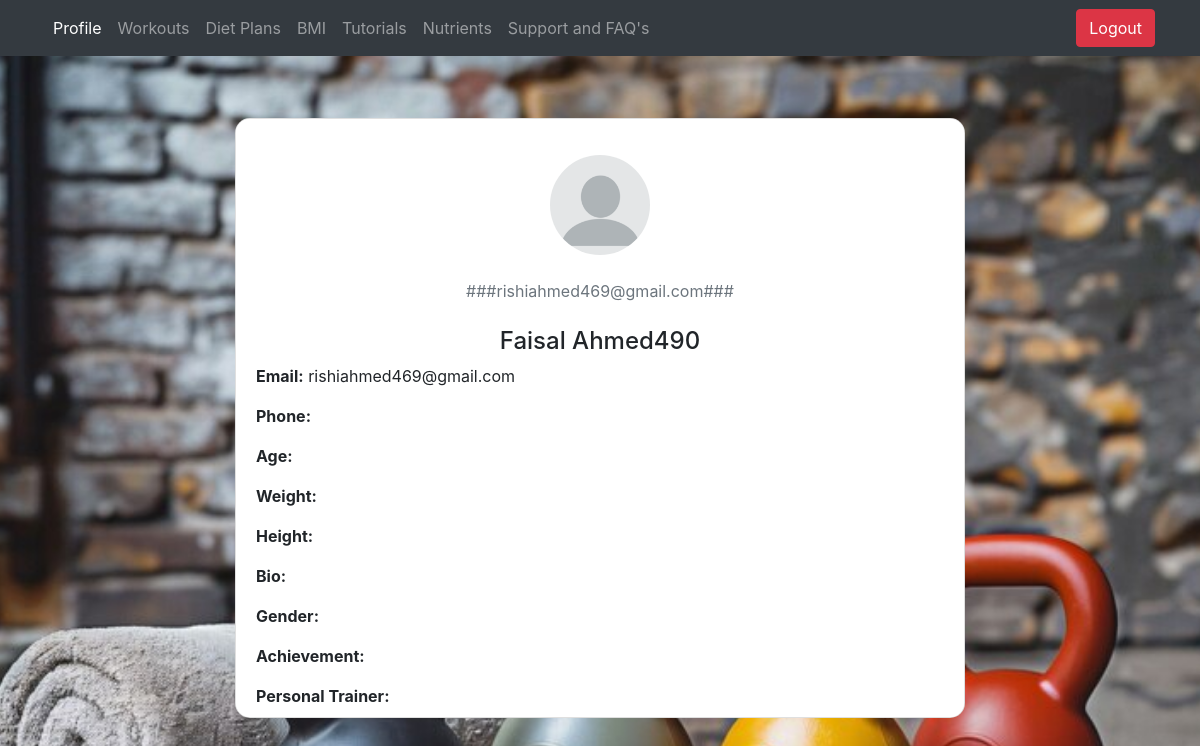
Screenshot of /client-profile/ (signed in) with the database file from the repository.
### main/models.py (models this page shows, shortened)
class Client(models.Model):
    user = models.ForeignKey(User, on_delete=models.CASCADE)
    client_usrname = models.CharField(max_length=10, unique=True)
    first_name = models.CharField(max_length=200, blank=True, null=True)
    last_name = models.CharField(max_length=200, blank=True, null=True)
    email = models.EmailField(max_length=200, blank=True, null=True)
    phone = models.CharField(max_length=200, blank=True, default="")
    age = models.CharField(max_length=200, blank=True, default="")
    weight = models.CharField(max_length=200, blank=True, default="")
    height = models.CharField(max_length=200, blank=True, default="")
    bio = models.CharField(max_length=400, blank=True, default="")
    gender = models.CharField(max_length=200, blank=True, default="")
    achievement = models.CharField(max_length=200, blank=True, default="")
    personalTrainer = models.CharField(max_length=200, blank=True, default="")

### main/views.py (the view)
# urls.py: path('client-profile/', views.clientProfile, name='clientProfile'),
@login_required(login_url='clientLogin')
def clientProfile(request):
    if Client.objects.filter(user=request.user).exists():
        user = request.user
        obj = User.objects.get(username=user)
        if Client.objects.filter(user=obj).exists():
            obj = Client.objects.get(user=obj)
            return render(request, 'client_profile.html', {'user': obj, "client": "client"})
        return render(request, 'client_profile.html', {'user': obj})
    else:
        return render(request, 'client_profile.html', {"client": "client"})

### templates/client_profile.html (shortened to what this page needs)
{% load static %}
<!doctype html>
<html lang="en">
<head>
    <link href="https://stackpath.bootstrapcdn.com/bootstrap/4.5.2/css/bootstrap.min.css" rel="stylesheet">
</head>
<body>
    <nav class="navbar navbar-expand-lg navbar-dark ftco_navbar bg-dark fixed-top" id="ftco-navbar">
        <div class="container">
            <div class="collapse navbar-collapse" id="ftco-nav">
                <ul class="navbar-nav mr-auto">
                    <li class="nav-item active"><a href="/client-profile/" class="nav-link">Profile</a></li>
                    <li class="nav-item"><a href="/client-wplan-view/" class="nav-link">Workouts</a></li>
                    <li class="nav-item"><a href="/client-plan-view/" class="nav-link">Diet Plans</a></li>
                    <li class="nav-item"><a href="/bmi/" class="nav-link">BMI</a></li>
                    <li class="nav-item"><a href="/workout/" class="nav-link">Tutorials</a></li>
                    <li class="nav-item"><a href="/tracker/" class="nav-link">Nutrients</a></li>
                    <li class="nav-item"><a href="/support&faq/" class="nav-link">Support and FAQ's</a></li>
                </ul>
            </div>
            <button type="button" class="btn btn-danger" onclick="document.getElementById('logout-form').submit();">
                Logout
            </button>
        </div>
    </nav>
    <section>
        <div class="container py-5 h-100">
            <div class="row d-flex justify-content-center align-items-center h-100">
                <div class="col-md-12 col-xl-8">
                    <div class="card">
                        <div class="card-body text-center">
                            <div class="mt-3 mb-4">
                                {% if user.gender == "Male" %}
                                <img src="{% static 'login/images/boys_avatar.png' %}" class="rounded-circle img-fluid" style="width: 100px;" />
                                {% elif user.gender == "Female" %}
                                <img src="{% static 'login/images/girls_avatar.jpg' %}" class="rounded-circle img-fluid" style="width: 100px;" />
                                {% else %}
                                <img src="{% static 'login/images/no_gender.png' %}" class="rounded-circle img-fluid" style="width: 100px;" />
                                {% endif %}
                            </div>
                            <p class="text-muted mb-4">###{{user.email }}###</p>
                            <h4 class="mb-2">{{ user.first_name }} {{ user.last_name }}</h4>
                            <div class="text-left">
                                <p><strong>Email:</strong> {{ user.email }}</p>
                                <p><strong>Phone:</strong> {{ user.phone }}</p>
                                <p><strong>Age:</strong> {{ user.age }}</p>
                                <p><strong>Weight:</strong> {{ user.weight }}</p>
                                <p><strong>Height:</strong> {{ user.height }}</p>
                                <p><strong>Bio:</strong> {{ user.bio }}</p>
                                <p><strong>Gender:</strong> {{ user.gender }}</p>
                                <p><strong>Achievement:</strong> {{ user.achievement }}</p>
                                <p><strong>Personal Trainer:</strong> {{ user.personalTrainer }}</p>
                            </div>
                        </div>
                    </div>
                </div>
            </div>
        </div>
    </section>
</body>
</html>

### rows the page displays
Client: email "rishiahmed469@gmail.com", first_name "Faisal", last_name "Ahmed490"
